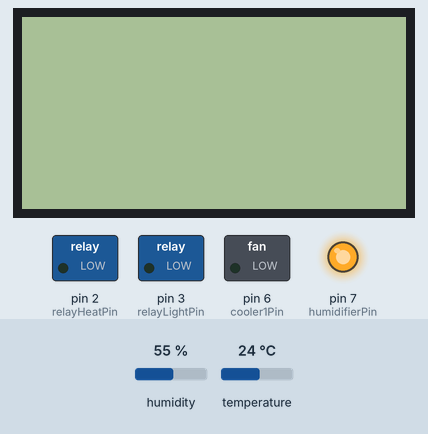
Bench run of a sketch on a simulated Arduino Uno, built with avr-gcc and run on an emulated ATmega328P. Parts: 128×64 one-colour display, switched loads named in the sketch (green lamp = pin HIGH), output pins drawn as LEDs (lit = HIGH). The inputs (shaded band) are chosen by the test bench; at power-on: humidity 55 %, temperature 24 °C. The local clock reads 2024-03-15 10:24:30 at power-on unless the sketch sets it; what the sketch prints to the serial monitor is not drawn.

Above: at 1.3 s.
1.4 s: humidity set to 73 %
4.3 s: humidity set to 76 %
At 7.8 s:
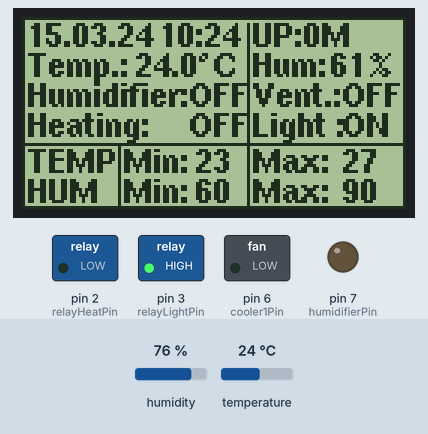
8.1 s: temperature set to 22.5 °C
At 11.6 s:
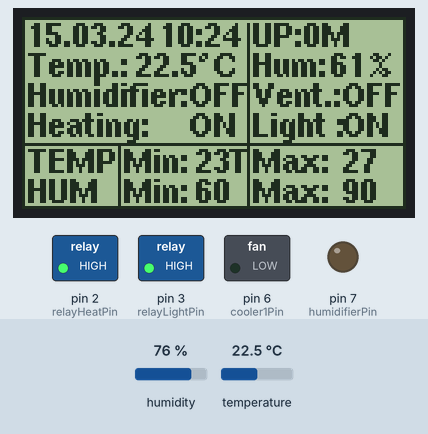
11.9 s: temperature set to 24.3 °C
At 13.9 s:
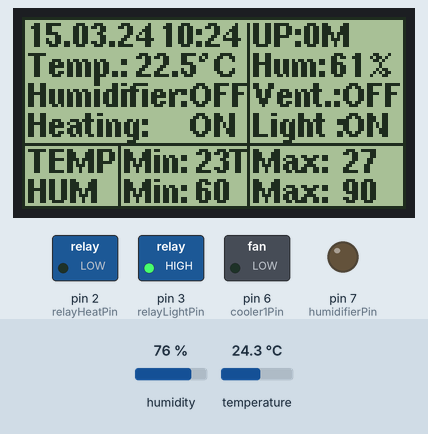
15.6 s: temperature set to 28 °C
At 21.6 s:
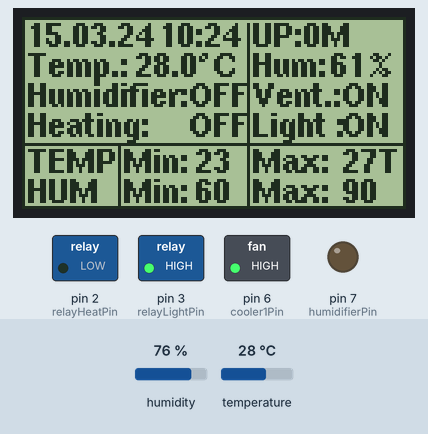
21.9 s: humidity set to 22 %
At 24.7 s:
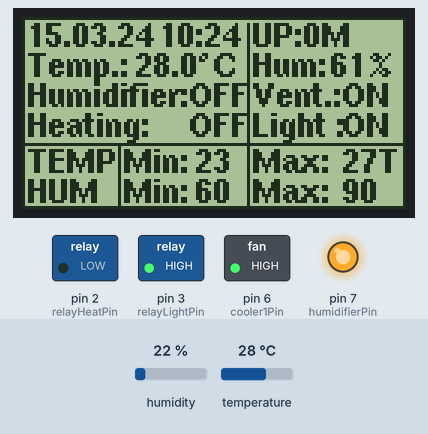
Timing chart, 0 to 26.2 s (numbered marks = the images above; inputs shaded):
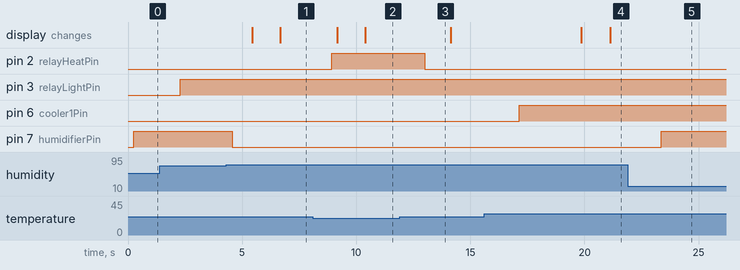

The sketch:

ST7920_DHT22_DS1307_light_vent_heat_hum.ino
```cpp
#include <DHT.h>
#include <U8g2lib.h>
#include<Wire.h>
#include <Time.h>
#include <RTClib.h>

#define DHTTYPE DHT22
#define relayHeatPin 2
#define relayLightPin 3
#define cooler1Pin 6
#define humidifierPin 7

RTC_DS1307 RTC;
DHT dht(9, DHTTYPE);
U8G2_ST7920_128X64_1_HW_SPI u8g2(U8G2_R0, /* CS=*/ 10, /* reset=*/ 8);

float temperature;
float humidity;
const char DEGREE_SYMBOL[] = {0xB0,'\0'};
char date [9];
char curTime [6];
unsigned long uptime=0; // variable storing system uptime
int upshift=0; // Shift M(inutes) on the screen, according to number of current system Uptime digits
int minCheck; // check for minutes to count whole system uptime properly
int minTemp = 23;
int maxTemp = 27;
int minHum = 60;
int maxHum = 90;
bool humidState;
bool coolerState;
int checkTemp = minTemp; // Check for temprature treshhold
int checkCool = maxTemp;
static const unsigned long SEND_INTERVAL = 20000; // ms
static unsigned long lastRefreshTime = 0;

void setup() {
  Serial.begin(9600);
  dht.begin();
  u8g2.begin();
  u8g2.enableUTF8Print();
  u8g2.setFont(u8g2_font_helvB08_tf);
  u8g2.setColorIndex(1);
  Wire.begin();
  RTC.begin();
  minCheck = RTC.now().minute();
  if (! RTC.isrunning())
  {
    Serial.println("RTC is NOT running!");
    RTC.adjust(DateTime(__DATE__, __TIME__));
  }
  pinMode(cooler1Pin, OUTPUT);
  pinMode(relayLightPin, OUTPUT);
  pinMode(relayHeatPin, OUTPUT);
  pinMode(humidifierPin, OUTPUT);
  Serial.println("_____________________________________________________________________");
  Serial.println("|   Date   |  Time |  Temp |  Hum  |Cooler| Heat|Light|Humid| Uptime |");
  Serial.println("_____________________________________________________________________");
}

void loop() {
  u8g2.firstPage();
  do {
    draw();
  } while(u8g2.nextPage());
}

void sendStats(DateTime now) {
  char sendData[33];
  String delim = ";";
  char tempData[18];
  sprintf(tempData, "%02d.%02d.%02d;%02d:%02d;", now.day(), now.month(), now.year() - 2000, now.hour(), now.minute());
  String tempStr = tempData;
  tempStr += (String(temperature)).substring(0, 4);
  tempStr += delim;
  tempStr += int(humidity - 15);
  tempStr += delim;
  tempStr += digitalRead(relayHeatPin);
  tempStr += coolerState;
  tempStr += humidState;
  tempStr += digitalRead(relayLightPin);
  tempStr += delim;
  tempStr += uptime;
  tempStr.toCharArray(sendData, 33);
//  Serial.println(sendData);

  Wire.beginTransmission(9); // transmit to device #1
  Wire.write(sendData);              // sends x
  Wire.endTransmission();    // stop transmitting
}

void draw(){
  DateTime now = RTC.now();

  if(millis() - lastRefreshTime >= SEND_INTERVAL) {
    calculateDeltaTime(now); // getting system Uptime and setting shift for M(inutes)
    if(millis() - lastRefreshTime >= SEND_INTERVAL / 4) {
//      sendStats(now);
    }
    lastRefreshTime += SEND_INTERVAL;
  }

  temperature = dht.readTemperature();
  humidity = dht.readHumidity();

  u8g2.drawFrame(0,0,128,64);

  sprintf(date, "%02d.%02d.%02d", now.day(), now.month(), now.year() - 2000);
  sprintf(curTime, "%02d:%02d", now.hour(), now.minute());
  u8g2.drawUTF8(2, 10, date);
  u8g2.drawUTF8(46, 10, curTime);

  u8g2.drawUTF8(74, 10, "|UP:");
  u8g2.setCursor(94, 10);
  u8g2.print(uptime);
  u8g2.drawStr(100 + upshift, 10, "M");

  u8g2.drawStr(2, 20, "Temp.:");
  u8g2.setCursor(38, 20);
  u8g2.print(temperature, 1);
  u8g2.drawUTF8(59, 20, DEGREE_SYMBOL);
  u8g2.drawStr(64, 20, "C");

  u8g2.drawStr(74, 20, "|Hum:");
  u8g2.setCursor(103, 20);
  u8g2.print(humidity - 15, 0);
  u8g2.drawStr(116, 20, "%");

  u8g2.drawStr(2, 30, "Humidifier:");
  if (humidity < minHum + 15) { // ADDED DIFF COMPARING TO ANOTHER SENSOR
    u8g2.drawStr(56, 30, "ON");
    digitalWrite(humidifierPin, HIGH);
    humidState = true;
    delay(2000);
  } else if ((now.hour() == 06 and now.minute() == 58) or (now.hour() == 01 and now.minute() == 04)) { // turning on humidifier twice per day
    u8g2.drawStr(56, 30, "ON");
    digitalWrite(humidifierPin, HIGH);
    humidState = true;
  } else {
    u8g2.drawStr(56, 30, "OFF");
    digitalWrite(humidifierPin,LOW);
    humidState = false;
  }

  u8g2.drawStr(74, 30, "|Vent.:");
  if (temperature > checkCool) {
  u8g2.drawStr(107, 30, "ON");
  if (digitalRead(cooler1Pin) == LOW){
    digitalWrite(cooler1Pin,HIGH);
    coolerState = true;
    checkCool -= 1;
    delay(2000);
    }
  } else if ((now.hour() == 06 and now.minute() == 56) or (now.hour() == 01 and now.minute() == 04)) { // turning on ventilation twice per day
    u8g2.drawStr(107, 30, "ON");
    digitalWrite(cooler1Pin,HIGH);
    coolerState = true;
  } else {
    u8g2.drawStr(107, 30, "OFF");
    digitalWrite(cooler1Pin,LOW);
    coolerState = false;
    checkCool = maxTemp;
  }

  u8g2.drawStr(2, 40, "Heating:");
  if (temperature < checkTemp) {
    u8g2.drawStr(56, 40, "ON");
    if (temperature < minTemp && checkTemp == minTemp){
      digitalWrite(relayHeatPin,HIGH);
      checkTemp += 1;
    }
  } else {
    u8g2.drawStr(56, 40, "OFF");
    digitalWrite(relayHeatPin,LOW);
    checkTemp = minTemp;
  }

  u8g2.drawUTF8(74, 40, "|Light :");
  if (now.hour() >= 07 and now.hour() < 17) {
    digitalWrite(relayLightPin,HIGH);
    u8g2.drawStr(107, 40, "ON");
  } else {
    digitalWrite(relayLightPin,LOW);
    u8g2.drawStr(107, 40, "OFF");
  }

  u8g2.drawHLine(1, 42, 127);
  u8g2.drawStr(2, 52, "TEMP");
  u8g2.drawStr(31, 52, "|Min:");
  u8g2.setCursor(58, 52);
  u8g2.print(minTemp);
  if (checkTemp != minTemp) {
    u8g2.drawStr(69, 52, "T"); //Identificator for treshhold heating
  }
  u8g2.drawStr(74, 52, "|Max:");
  u8g2.setCursor(107, 52);
  u8g2.print(maxTemp);
  if (checkCool != maxTemp) {
    u8g2.drawStr(119, 52, "T"); //Identificator for treshhold cooling
  }
  u8g2.drawStr(2, 62, "HUM");
  u8g2.drawStr(31, 62, "|Min:");
  u8g2.setCursor(58, 62);
  u8g2.print(minHum);
  u8g2.drawStr(74, 62, "|Max:");
  u8g2.setCursor(107, 62);
  u8g2.print(maxHum);
  u8g2.drawVLine(32, 42, 5);
  u8g2.drawVLine(75, 42, 5);
}

void calculateDeltaTime(DateTime now) {
  if (minCheck != now.minute()) {
    uptime += 1;
    if (uptime > 9 and uptime < 100) {
      upshift = 6;
    } else if (uptime > 99 and uptime < 1000) {
      upshift = 12;
    } else if (uptime > 999 and uptime < 10000) {
      upshift = 18;
    } else if (uptime > 9999) {
      upshift = 24;
    }
  }

  minCheck = now.minute();
  Serial.print("| ");
  Serial.print(date);
  Serial.print(" | ");
  Serial.print(curTime);
  Serial.print(" | ");
  Serial.print(temperature);
  Serial.print(" | ");
  Serial.print(humidity - 15);
  Serial.print(" |  ");
  Serial.print(coolerState);
  Serial.print("   |  ");
  Serial.print(digitalRead(relayHeatPin));
  Serial.print("  |  ");
  Serial.print(digitalRead(relayLightPin));
  Serial.print("  |  ");
  Serial.print(humidState);
  Serial.print("  |  ");
  Serial.print(uptime);
  Serial.println("  |");
}
```

Measured:
- the behaviour switches between 74 and 75 % on humidity (found by bisection; images 0 and 1)
- the behaviour switches between 23 and 22.9 °C on temperature (found by bisection; images 1 and 2)
- the behaviour switches between 23.9 and 24 °C on temperature (found by bisection; images 2 and 3)
- after the input at 4.3 s, pin 7 (humidifierPin): HIGH → LOW after 0.28 s; the display: first changes after 1.1 s (image 1 shows a later state)
- after the input at 8.1 s, pin 2 (relayHeatPin): LOW → HIGH after 0.82 s; the display: first changes after 1.1 s (image 2 shows a later state)
- after the input at 11.9 s, pin 2 (relayHeatPin): HIGH → LOW after 1.1 s
- after the input at 15.6 s, pin 6 (cooler1Pin): LOW → HIGH after 1.6 s; the display: first changes after 4.3 s (image 4 shows a later state)
- after the input at 21.9 s, pin 7 (humidifierPin): LOW → HIGH after 1.5 s
